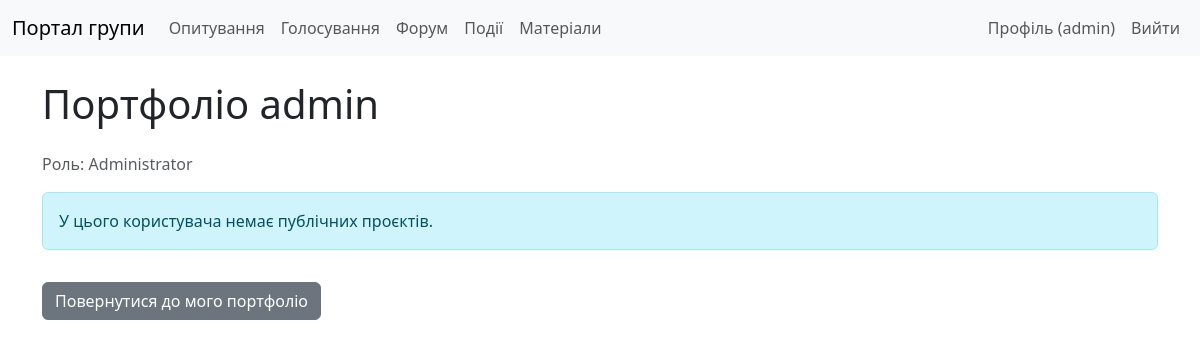
The app's page /portfolio/admin/ (signed in), older data.
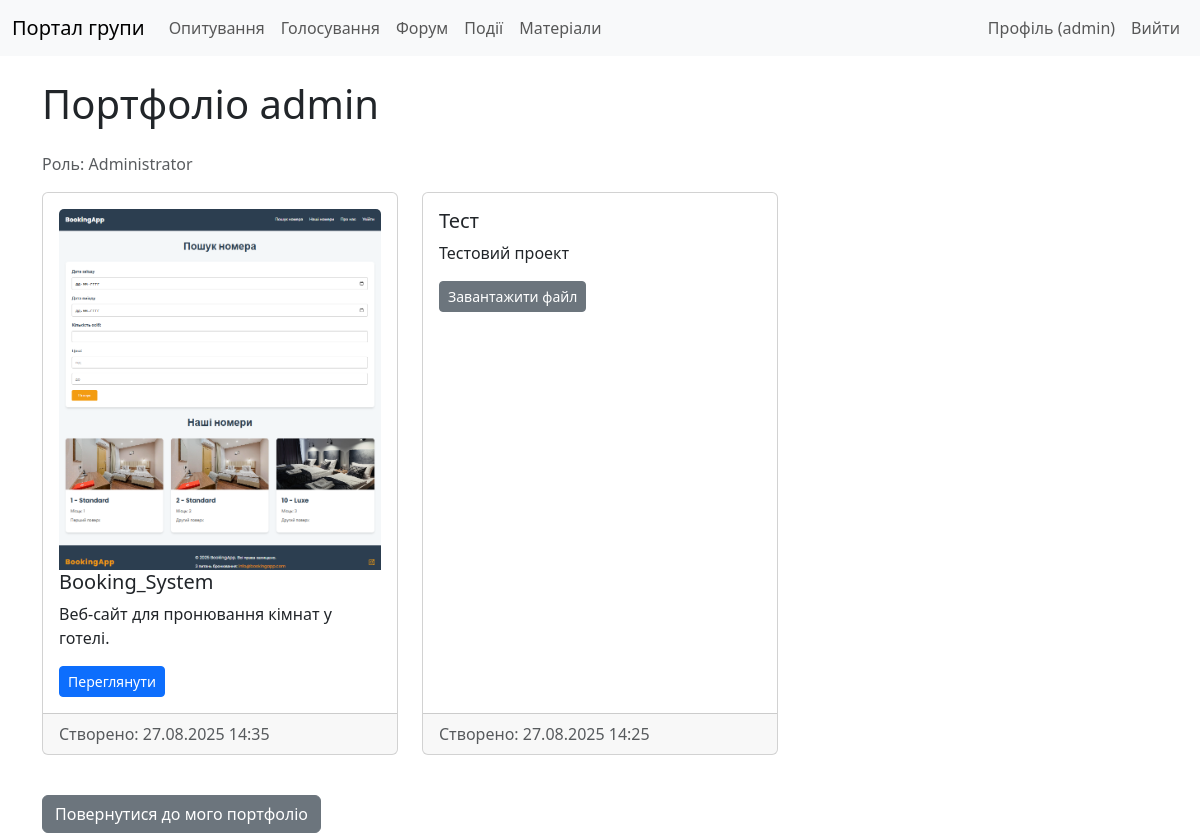
The same page, newer data.
### portfolio/models.py (models this page shows, shortened)
class PortfolioItem(models.Model):
    user = models.ForeignKey(User, on_delete=models.CASCADE, related_name='portfolio_items')
    title = models.CharField(max_length=200, verbose_name='Назва проєкту')
    description = models.TextField(blank=True, verbose_name='Опис')
    screenshot = models.ImageField(upload_to='portfolio_screenshots/', blank=True, null=True, verbose_name='Скріншот')
    link = models.URLField(blank=True, null=True, verbose_name='Посилання')
    file = models.FileField(upload_to='portfolio_files/', blank=True, null=True, verbose_name='Файл')
    created_at = models.DateTimeField(auto_now_add=True, verbose_name='Дата створення')
    updated_at = models.DateTimeField(auto_now=True, verbose_name='Дата оновлення')
    is_public = models.BooleanField(default=False, verbose_name='Публічний проєкт')
    class Meta:
        verbose_name = 'Проєкт портфоліо'
        verbose_name_plural = 'Проєкти портфоліо'

### portfolio/views.py (the view)
# urls.py: path('<str:username>/', views.UserPortfolioView.as_view(), name='user_portfolio'),
class UserPortfolioView(LoginRequiredMixin, ListView):
    model = PortfolioItem
    template_name = 'portfolio/user_portfolio.html'
    context_object_name = 'portfolio_items'
    paginate_by = 6
    def get_queryset(self):
        user = get_object_or_404(User, username=self.kwargs['username'])
        return PortfolioItem.objects.filter(user=user, is_public=True).order_by('-created_at')
    def get_context_data(self, **kwargs):
        context = super().get_context_data(**kwargs)
        context['profile_user'] = get_object_or_404(User, username=self.kwargs['username']).profile
        return context

### templates/portfolio/user_portfolio.html (shortened to what this page needs)
{% extends 'base.html' %}
{% block content %}
    <h1 class="my-4">Портфоліо {{ profile_user.user.username }}</h1>
    <p class="text-muted">Роль: {{ profile_user.get_role_display }}</p>
    {% if portfolio_items %}
        <div class="row">
            {% for item in portfolio_items %}
                <div class="col-md-4 mb-4">
                    <div class="card h-100">
                        <div class="card-body">
                            {% if item.screenshot %}
                                <img src="{{ item.screenshot.url }}" class="card-img-top img-fluid" alt="{{ item.title }}">
                            {% endif %}
                            <h5 class="card-title">{{ item.title }}</h5>
                            <p class="card-text">{{ item.description|truncatewords:20 }}</p>
                            {% if item.link %}
                                <a href="{{ item.link }}" class="btn btn-sm btn-primary" target="_blank">Переглянути</a>
                            {% endif %}
                            {% if item.file %}
                                <a href="{{ item.file.url }}" class="btn btn-sm btn-secondary" download>Завантажити файл</a>
                            {% endif %}
                        </div>
                        <div class="card-footer text-muted">
                            Створено: {{ item.created_at|date:"d.m.Y H:i" }}
                        </div>
                    </div>
                </div>
            {% endfor %}
        </div>
    {% else %}
        <p class="alert alert-info">У цього користувача немає публічних проєктів.</p>
    {% endif %}
    <a href="{% url 'portfolio:portfolio_list' %}" class="btn btn-secondary mt-3">Повернутися до мого портфоліо</a>
{% endblock %}

Row changes from the older to the newer data that the page shows:
added PortfolioItem: screenshot (picture), title "Booking_System", description "Веб-сайт для пронювання кімнат у готелі.", created_at "27.08.2025 14:35"
added PortfolioItem: title "Тест", description "Тестовий проект", created_at "27.08.2025 14:25"
Text that changed along with them:
text no longer shown: "У цього користувача немає публічних проєктів."
